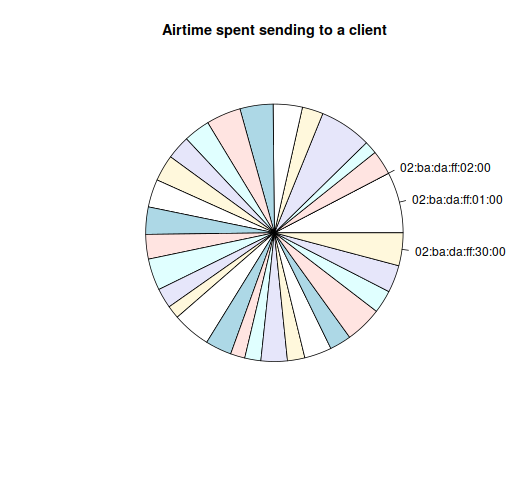

This figure's R source:
# SPDX-License-Identifier: CC0-1.0
# SPDX-FileCopyrightText: 2013-2016, Sven Eckelmann <[email redacted]>

png("fq_codel_fair.png", width = 520, height = 480);
data <- read.table("fq_codel_fair.txt", header=TRUE);

lbls <- c("02:ba:da:ff:01:00", "02:ba:da:ff:02:00", "", "", "", "", "", "", "", "", "", "", "", "", "", "", "", "", "", "", "", "", "", "", "", "", "", "", "", "02:ba:da:ff:30:00")

pie(data$msec, labels = lbls, main="Airtime spent sending to a client")

dev.off();
